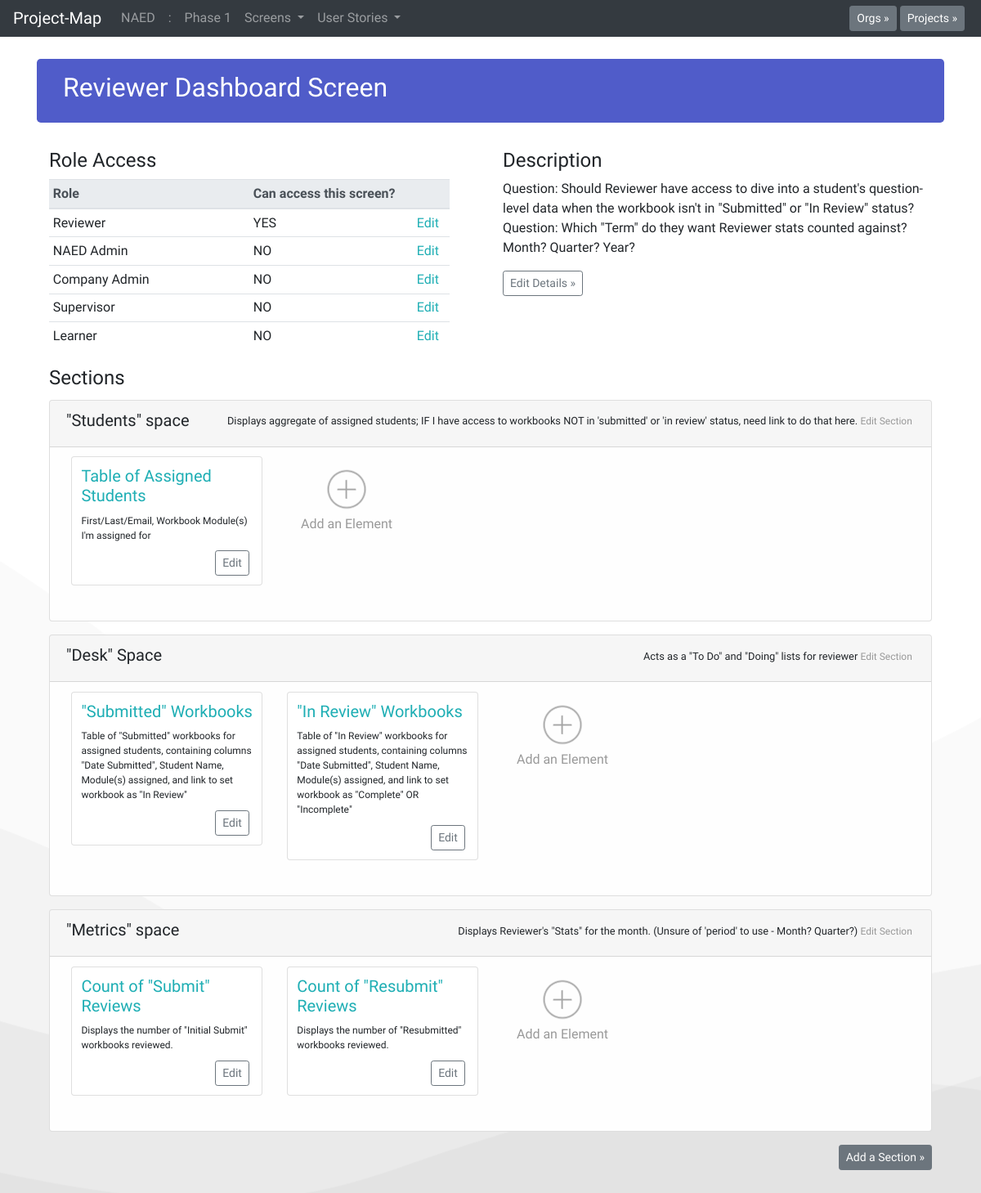
The page /p3/scrn12 on the database its author committed.
### database_setup.py (models this page shows, shortened)
class Org(Base):
    __tablename__ = 'org'
    id = Column(Integer, primary_key=True)
    title = Column(String(250), nullable=False)
    description = Column(String(500))

class Project(Base):
    __tablename__ = 'project'
    id = Column(Integer, primary_key=True)
    title = Column(String(250), nullable=False)
    description = Column(String(500))
    org_id = Column(Integer, ForeignKey('org.id'))
    org = relationship(Org)

class Screen(Base):
    __tablename__ = 'screen'
    id = Column(Integer, primary_key=True)
    title = Column(String(250), nullable=False)
    description = Column(String(500))
    project_id = Column(Integer, ForeignKey('project.id'))
    project = relationship(Project)

class RoleScreen(Base):
    __tablename__ = 'rolescreen'
    id = Column(Integer, primary_key=True)
    access = Column(String(1), nullable=False)
    project_id = Column(Integer, ForeignKey('project.id'))
    project = relationship(Project)
    role_id = Column(Integer, ForeignKey('role.id'), nullable=False)
    role = relationship(Role)
    screen_id = Column(Integer, ForeignKey('screen.id'), nullable=False)
    screen = relationship(Screen)

class Role(Base):
    __tablename__ = 'role'
    id = Column(Integer, primary_key=True)
    title = Column(String(250), nullable=False)
    description = Column(String(500))
    authRequired = Column(String(5))
    project_id = Column(Integer, ForeignKey('project.id'))
    project = relationship(Project)

class ScreenSection(Base):
    __tablename__ = 'screensection'
    id = Column(Integer, primary_key=True)
    screen_id = Column(Integer, ForeignKey('screen.id'))
    screen = relationship(Screen)
    section_id = Column(Integer, ForeignKey('section.id'))
    section = relationship(Section)

class Section(Base):
    __tablename__ = 'section'
    id = Column(Integer, primary_key=True)
    title = Column(String(250), nullable=False)
    description = Column(String(500))
    project_id = Column(Integer, ForeignKey('project.id'))
    project = relationship(Project)

class SectionElement(Base):
    __tablename__ = 'sectionelement'
    id = Column(Integer, primary_key=True)
    section_id = Column(Integer, ForeignKey('section.id'))
    section = relationship(Section)
    element_id = Column(Integer, ForeignKey('element.id'))
    element = relationship(Element)
    project_id = Column(Integer, ForeignKey('project.id'))
    project = relationship(Project)

class Element(Base):
    __tablename__ = 'element'
    id = Column(Integer, primary_key=True)
    title = Column(String(250), nullable=False)
    description = Column(String(500))
    project_id = Column(Integer, ForeignKey('project.id'))
    project = relationship(Project)

### app.py (the view)
@app.route('/p<int:project_id>/scrn<int:screen_id>')
def screenPage(project_id, screen_id):
    allorgs = session.query(Org).all()
    allprojects = session.query(Project).all()
    project = session.query(Project).filter_by(id=project_id).one()
    org = session.query(Org).filter_by(id=project.org.id).one()
    projects = session.query(Project).filter_by(org_id=org.id).all()
    screens = session.query(Screen).filter_by(project_id=project.id).all()
    roleaccess = session.query(Role.id, Role.title, RoleScreen.access).\
        join(RoleScreen).\
        filter(Role.project_id==project_id).\
        filter(RoleScreen.screen_id==screen_id).all()
    knownroles=[]
    for i in roleaccess:
        knownroles.append(i.id)
    getnewroles = session.query(Role).\
        filter(Role.project_id==project_id).\
        filter(Role.id not in knownroles).all()
    newroles = []
    for i in getnewroles:
        if i.id not in knownroles:
            newrole=Role(id=i.id, title=i.title)
            newroles.append(newrole)
    screen = session.query(Screen).filter_by(id=screen_id).one()
    screenSections = session.query(ScreenSection).\
        filter_by(screen_id=screen_id).all()
    roleScreen = session.query(RoleScreen).filter_by(screen_id=screen_id).all()
    se=session.query(SectionElement).filter_by(project_id=project.id).all()
    return render_template('wire.html', screen=screen,
        screenSections=screenSections,
        roleScreen=roleScreen,
        allorgs=allorgs,
        allprojects=allprojects, roleaccess=roleaccess,
        projects=projects, org=org, newroles=newroles, sectionElements=se,
        screens=screens, project=project)

### templates/wire.html (shortened to what this page needs)
<!doctype html>
<html lang="en">
  {% include "header.html" %}
  <body>
    {% include "menu.html" %}
    <main role="main" class="container">
      <div class="jumbotron" style="padding:1rem 2rem;background-color:#505cc9;background-image:none;">
        <h2 style="font-family: 'Rock Salt', cursive;">{{screen.title}} Screen</h2>
      </div>
<div class="container">
  <div class="row">
    <div class="col-md-6 mb-1">
        <h4>Role Access</h4>
        <table class="table table-responsive table-sm table-hover" width="100%">
          <thead class="thead-light">
            <tr>
              <th scope="col" width="245px">Role</th>
              <th scope="col" width="200px">Can access this screen?</th>
              <th scope="col" width="45px"></th>
            </tr>
          </thead>
          <tbody>
            {% for i in roleaccess %}
            <tr>
              <td>{{i.title}}</td>
              <td>{% if i.access == "1" %}YES
                {% else %}NO{% endif %}</td>
              <td><a href='{{url_for('flipRoleScreen', role_id=i.id, screen_id=screen.id)}}'>Edit</a></td>
            </tr>
            {% endfor %}
            {% for i in newroles %}
            <tr>
              <td>{{i.title}}</td><td>NO</td>
              <td><a href='{{url_for('flipRoleScreen', role_id=i.id, screen_id=screen.id)}}'>Edit</a></td>
            </tr>
            {% endfor %}
          </tbody>
        </table>
      </div>
    <div class="col-md-6">
      <h4>Description</h4>
      <p>{{screen.description}}</p>
      <button type="button" class="btn btn-sm btn btn-outline-secondary" data-toggle="modal" data-target="#edit-screen">Edit Details &raquo;</button>
    </div>
  </div>
</div>
<div class="container">
  <div class="row">
    <div class="col-md-12 mb-1">
      <h4>Sections</h4>
    </div>
  </div>
  {% for i in screenSections %}
  <div class="row mb-3">
    <div class="col-md-12">
      <div class="card" style="background-color:#fefefe;">
        <div class="card-header text-left">
          <span style="float:left;">
            <a href="#sect_{{i.id}}" data-toggle="collapse" style="font-family:'Lusitana',serif;font-weight:500;line-height:1.2;color:#212529;">
              <h5>{{i.section.title}}</h5></a>
          </span>
          <span style="float:right;text-align:right;padding:.2rem;font-size:.8rem;"><p class="card-text">{{i.section.description}} <a href="{{url_for('editSection', section_id=i.section_id)}}" style="color:#999;font-size:.75rem;">Edit Section</a></p></span>
        </div>
        <div class="card-body collapse show" id="sect_{{i.id}}">
          <div class="container">
            <div class="row">
                {% for a in sectionElements %}
                {% if a.section_id == i.section_id %}
                <div class="col-md-3" style="margin-bottom:2rem;">
                  <div class="card">
                    <div class="card-body" style="word-break:unset;">
                      <h5 class="card-title" style="font-size:1.25rem;color:#1eaeb4;">{{a.element.title}}</h5>
                      <p class="card-text" style="font-size:.75rem;">{{a.element.description}}</p>
                      <span style="float:right;">
                        <a href="{{url_for('editElement', element_id=a.id)}}" class="btn btn-sm btn-outline-secondary">Edit</a>&nbsp;
                      </span>
                    </div>
                  </div>
                </div>
                {% endif %}
                {% endfor %}
                <div class="col-md-2" style="margin-bottom:2rem;">
                  <div class="card" style="background-clip: text;color: #999;border: 0px solid #C9C9C9;box-sizing:content-box;">
                    <div class="card-body" style="word-break:unset;">
                      <center>
                        <a href="{{url_for('newElement', section_id=i.id)}}">
                          <img class="ghost-add" src="../../static/images/plus.png">
                        </a>
                        <p style="color:#999;text-size:.75rem;">Add an Element</p>
                      </center>
                    </div>
                  </div>
                </div>
            </div>
          </div>
        </div>
      </div>
    </div>
  </div>
  {% endfor %}
  <p style="float:right;"><button type="button" class="btn btn-secondary btn-sm" data-toggle="modal" data-target="#add-section">Add a Section &raquo;</button></p>
</div>
<p><br><br><br></p>
    </main>
  </body>
</html>

### templates/menu.html (shortened to what this page needs)
<nav class="navbar navbar-expand-md navbar-dark fixed-top bg-dark">
  <a class="navbar-brand" href="/">Project-Map</a>
  <div class="collapse navbar-collapse" id="navbarCollapse">
    <ul class="navbar-nav mr-auto">
      {% if org is defined %}
      <li class="nav-item">
        <a class="nav-link" href="{{url_for('orgPage', org_id=org.id)}}">{{org.title}}</a>
      </li>
      {% endif %}
      {% if project is defined %}
      <li class="nav-item">
        <span class="nav-link">:</span>
      </li>
      <li class="nav-item">
        <a class="nav-link" href="{{url_for('projectPage', org_id=project.org.id,
          project_id=project.id)}}">{{project.title}}
        </a>
      </li>
      {% endif %}
      {% if screens is defined %}
      <li class="nav-item dropdown">
        <a class="nav-link dropdown-toggle" href="#" id="navbarDropdown" role="button" data-toggle="dropdown" aria-haspopup="true" aria-expanded="false">
          Screens
        </a>
      </li>
      {% endif %}
      {% if screens is defined %}
      <li class="nav-item dropdown">
        <a class="nav-link dropdown-toggle" href="#" id="navbarDropdown" role="button" data-toggle="dropdown" aria-haspopup="true" aria-expanded="false">
          User Stories
        </a>
      </li>
      {% endif %}
    </ul>
    {% if allorgs is defined %}
    <button type="button" class="btn btn-secondary btn-sm my-2 my-sm-0" data-toggle="modal" data-target="#org-select">Orgs &raquo;</button>&nbsp;
    {% endif %}
    {% if allprojects is defined %}
    <button type="button" class="btn btn-secondary btn-sm my-2 my-sm-0" data-toggle="modal" data-target="#project-select">Projects &raquo;</button>&nbsp;
    {% endif %}
  </div>
</nav>

### rows shown on the page
Org: title "NAED"
Project: title "Phase 1"
Screen: title "Reviewer Dashboard", description "Question: Should Reviewer have access to dive into a student's question-level data when the workbook isn't in \"Submitted\" or \"In Review\" status? Question: Which \"Term\" do they want Reviewer stats counted against? Month? Quarter? Year?"
RoleScreen: title "Reviewer"
Role: title "NAED Admin"
Role: title "Company Admin"
Role: title "Supervisor"
Role: title "Learner"
ScreenSection: section "\"Students\" space", section.description "Displays aggregate of assigned students; IF I have access to workbooks NOT in 'submitted' or 'in review' status, need link to do that here."
SectionElement: element "Table of Assigned Students", element.description "First/Last/Email, Workbook Module(s) I'm assigned for"
ScreenSection: section "\"Desk\" Space", section.description "Acts as a \"To Do\" and \"Doing\" lists for reviewer"
SectionElement: element "\"Submitted\" Workbooks", element.description "Table of \"Submitted\" workbooks for assigned students, containing columns \"Date Submitted\", Student Name, Module(s) assigned, and link to set workbook as \"In Review\""
SectionElement: element "\"In Review\" Workbooks", element.description "Table of \"In Review\" workbooks for assigned students, containing columns \"Date Submitted\", Student Name, Module(s) assigned, and link to set workbook as \"Complete\" OR \"Incomplete\""
ScreenSection: section "\"Metrics\" space", section.description "Displays Reviewer's \"Stats\" for the month. (Unsure of 'period' to use - Month? Quarter?)"
SectionElement: element "Count of \"Submit\" Reviews", element.description "Displays the number of \"Initial Submit\" workbooks reviewed."
SectionElement: element "Count of \"Resubmit\" Reviews", element.description "Displays the number of \"Resubmitted\" workbooks reviewed."
